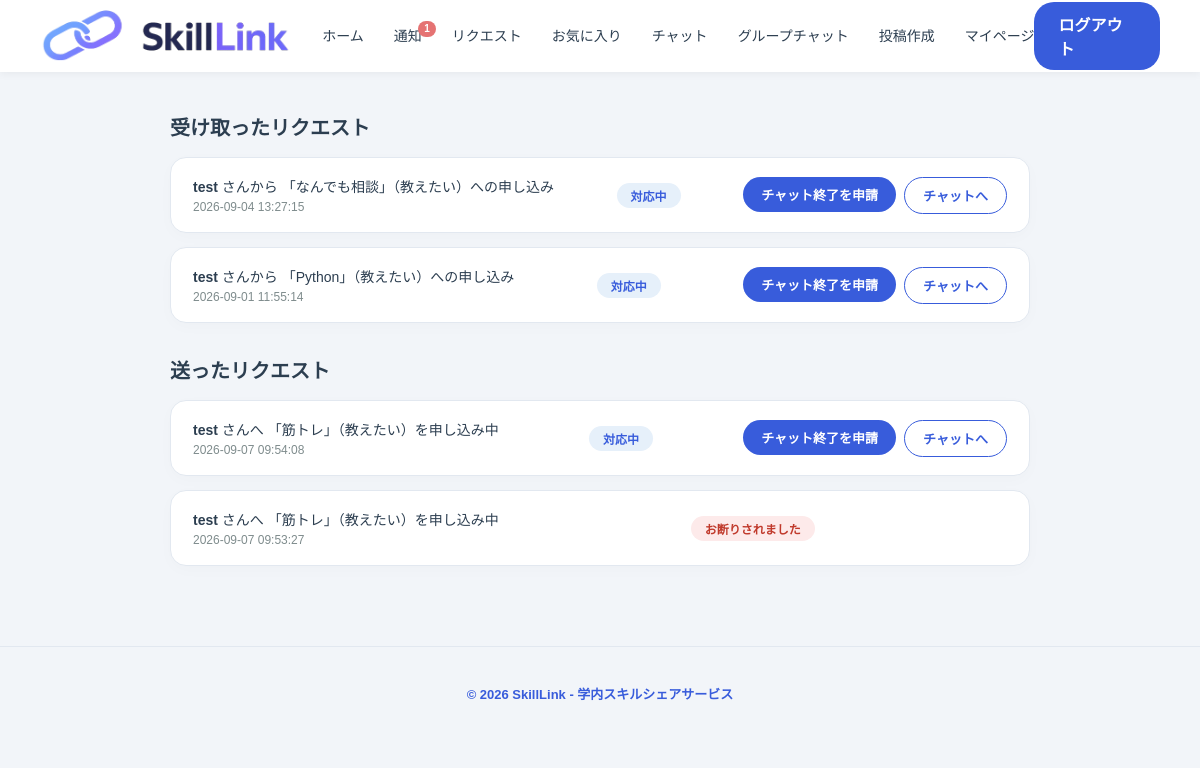
The app's page /requests (signed in), older data.
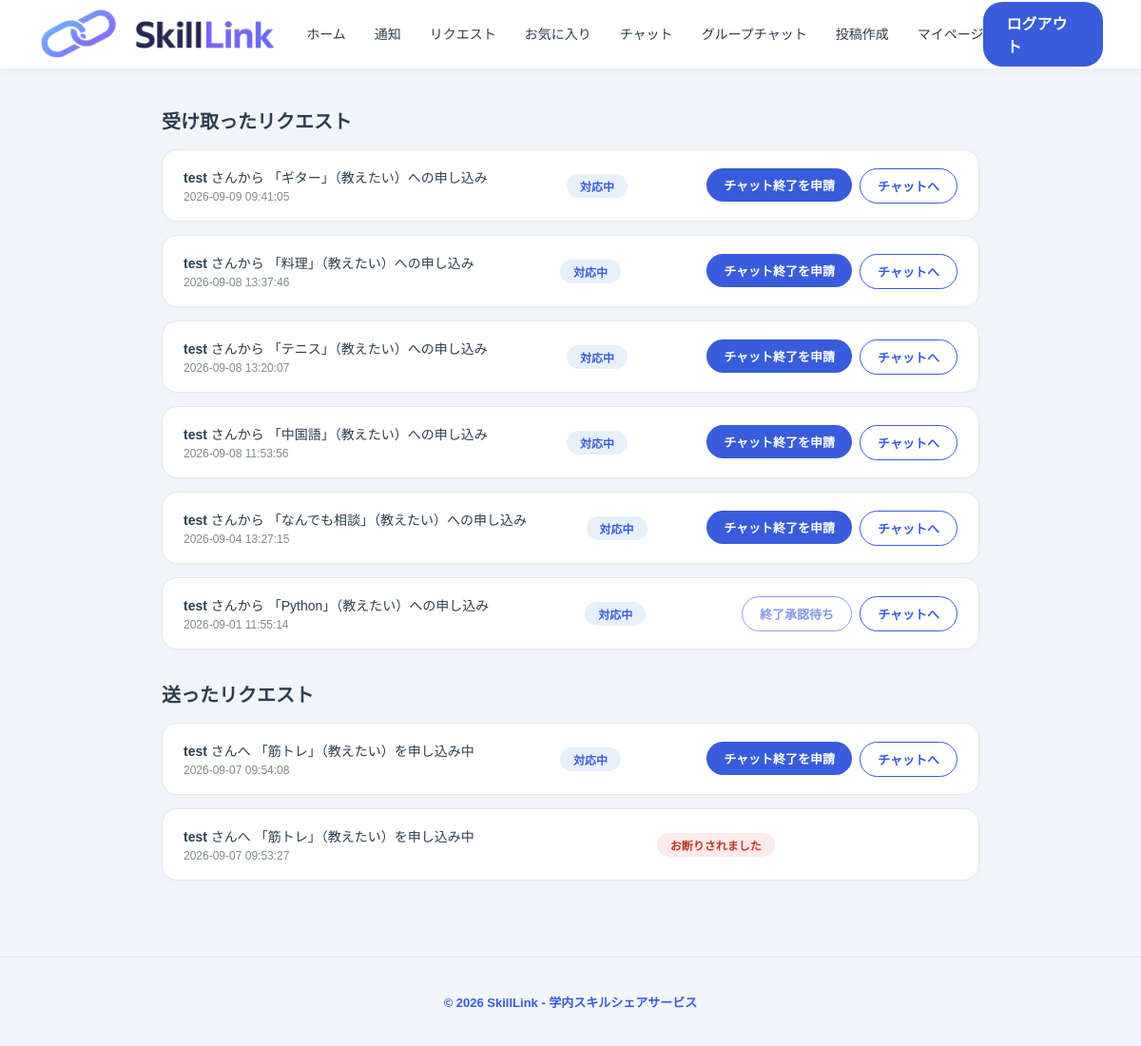
The same page, newer data.
### tables this page shows
CREATE TABLE requests (
            request_id   INTEGER PRIMARY KEY AUTOINCREMENT,
            post_id      INTEGER NOT NULL REFERENCES posts(post_id),
            requester_id INTEGER NOT NULL REFERENCES users(user_id),
            receiver_id  INTEGER NOT NULL REFERENCES users(user_id),
            room_id      TEXT REFERENCES rooms(room_id),
            status       TEXT NOT NULL DEFAULT 'pending',
            created_at   TEXT DEFAULT (datetime('now','localtime')),
            updated_at   TEXT DEFAULT (datetime('now','localtime'))
        , requester_completed INTEGER NOT NULL DEFAULT 0, receiver_completed INTEGER NOT NULL DEFAULT 0);

CREATE TABLE users (user_id INTEGER PRIMARY KEY AUTOINCREMENT,
        name TEXT NOT NULL UNIQUE, email TEXT NOT NULL UNIQUE, password TEXT NOT NULL, grade TEXT NOT NULL, department TEXT NOT NULL,
        introduction TEXT, icon_path TEXT);

CREATE TABLE skills (skill_id INTEGER PRIMARY KEY AUTOINCREMENT, skill_name TEXT NOT NULL, category_id INTEGER NOT NULL , FOREIGN KEY(category_id) REFERENCES categories(category_id), UNIQUE (skill_name, category_id));

CREATE TABLE posts (post_id INTEGER PRIMARY KEY AUTOINCREMENT, user_id INTEGER NOT NULL, skill_id INTEGER NOT NULL, post_type TEXT NOT NULL,
        post_text TEXT NOT NULL, post_date TIMESTAMP DEFAULT CURRENT_TIMESTAMP, category_id INTEGER NOT NULL, image_path TEXT,
        FOREIGN KEY(user_id) REFERENCES users(user_id),  FOREIGN KEY(skill_id) REFERENCES skills(skill_id), FOREIGN KEY(category_id) REFERENCES categories(category_id));

### routes/requests.py (the view, shortened to what this page needs)
@requests_bp.route('/requests', methods=['GET'])
def list_requests():
    user_id = session.get('user_id')
    if not user_id:
        return redirect('/login')
    db = get_db()
    sent = db.execute("""
        SELECT r.request_id, r.status, r.room_id, r.created_at,
               r.requester_completed, r.receiver_completed,
               u.name AS partner_name, s.skill_name, p.post_type
        FROM requests r
        JOIN posts p ON r.post_id = p.post_id
        JOIN skills s ON p.skill_id = s.skill_id
        JOIN users u ON r.receiver_id = u.user_id
        WHERE r.requester_id = ?
        ORDER BY r.created_at DESC
    """, (user_id,)).fetchall()
    received = db.execute("""
        SELECT r.request_id, r.status, r.room_id, r.created_at,
               r.requester_completed, r.receiver_completed,
               u.name AS partner_name, s.skill_name, p.post_type
        FROM requests r
        JOIN posts p ON r.post_id = p.post_id
        JOIN skills s ON p.skill_id = s.skill_id
        JOIN users u ON r.requester_id = u.user_id
        WHERE r.receiver_id = ?
        ORDER BY r.created_at DESC
    """, (user_id,)).fetchall()
    return render_template('request_list.html', sent=sent, received=received)

### app.py (called while the page is built)
@app.after_request
def add_header(response):
    response.headers['Cache-Control'] = (
        'no-store, no-cache, must-revalidate, post-check=0, pre-check=0,'
        ' max-age=0'
    )
    response.headers['Pragma'] = 'no-cache'
    response.headers['Expires'] = '0'
    return response

@app.context_processor
def inject_unread_notifications():
    if 'user_id' in session:
        db = get_db()
        count = db.execute(
            'SELECT COUNT(*) FROM notifications WHERE user_id = ? AND is_read'
            ' = 0',
            (session['user_id'],),
        ).fetchone()[0]
        return {'unread_notifications': count}
    return {'unread_notifications': 0}

### routes/auth.py (called while the page is built)
def connect_db():
    rv = sqlite3.connect(DATABASE, timeout=20.0)
    rv.row_factory = sqlite3.Row
    return rv

def get_db():
    if not hasattr(g, 'sqlite_db'):
        g.sqlite_db = connect_db()
    return g.sqlite_db

### templates/request_list.html (shortened to what the changed rows need)
<!DOCTYPE html>
<html lang="ja">
<head>
<link rel="stylesheet" href="{{ url_for('static', filename='css/variables.css') }}">
<link rel="stylesheet" href="{{ url_for('static', filename='css/header.css') }}">
<link rel="stylesheet" href="{{ url_for('static', filename='css/footer.css') }}">
<link rel="stylesheet" href="{{ url_for('static', filename='css/request_list.css') }}">
</head>
<body>
    {% include 'header.html' %}
    <div class="container">
        <h2>受け取ったリクエスト</h2>
        {% if received %}
            <div class="request-list">
                {% for req in received %}
                    <div class="request-card">
                        <div class="request-info">
                            <p class="request-title">
                                <strong>{{ req.partner_name }}</strong> さんから
                                「{{ req.skill_name }}」（{{ req.post_type }}）への申し込み
                            </p>
                            <p class="request-meta">{{ req.created_at }}</p>
                        </div>
                        <div class="request-status">
                            {% if req.status == 'pending' %}
                                <span class="badge badge-pending">申し込み中</span>
                            {% elif req.status == 'accepted' %}
                                <span class="badge badge-accepted">対応中</span>
                            {% elif req.status == 'completed' %}
                                <span class="badge badge-completed">評価待ち</span>
                            {% elif req.status == 'completed' %}
                                <span class="badge badge-completed">セッション完了</span>
                            {% elif req.status == 'reviewed' %}
                                <span class="badge badge-reviewed">評価済み</span>
                            {% elif req.status == 'declined' %}
                                <span class="badge badge-declined">お断り</span>
                            {% endif %}
                        </div>
                        <div class="request-actions">
                            {% if req.status == 'pending' %}
                                <form action="{{ url_for('requests_bp.accept_request', request_id=req.request_id) }}" method="POST">
                                    <button type="submit" class="btn">承認</button>
                                </form>
                                <form action="{{ url_for('requests_bp.decline_request', request_id=req.request_id) }}" method="POST">
                                    <button type="submit" class="btn btn-outline">拒否</button>
                                </form>
                            {% elif req.status == 'accepted' %}
                                {% if req.receiver_completed %}
                                    <span class="btn btn-outline" style="pointer-events:none; opacity:0.6;">終了承認待ち</span>
                                {% else %}
                                    <form action="{{ url_for('requests_bp.complete_request', request_id=req.request_id) }}" method="POST">
                                        <button type="submit" class="btn">チャット終了を申請</button>
                                    </form>
                                {% endif %}
                            {% endif %}
                            {% if req.room_id and req.status in ['accepted', 'completed', 'reviewed'] %}
                                <a href="{{ url_for('chat.chat_room', room_id=req.room_id) }}" class="btn btn-outline">チャットへ</a>
                            {% endif %}
                        </div>
                    </div>
                {% endfor %}
            </div>
        {% else %}
            <p class="empty-state">受け取ったリクエストはまだありません。</p>
        {% endif %}
        <h2>送ったリクエスト</h2>
        {% if sent %}
            <div class="request-list">
                {% for req in sent %}
                    <div class="request-card">
                        <div class="request-info">
                            <p class="request-title">
                                <strong>{{ req.partner_name }}</strong> さんへ
                                「{{ req.skill_name }}」（{{ req.post_type }}）を申し込み中
                            </p>
                            <p class="request-meta">{{ req.created_at }}</p>
                        </div>
                        <div class="request-status">
                            {% if req.status == 'pending' %}
                                <span class="badge badge-pending">承認待ち</span>
                            {% elif req.status == 'accepted' %}
                                <span class="badge badge-accepted">対応中</span>
                            {% elif req.status == 'completed' %}
                                <span class="badge badge-completed">評価待ち</span>
                            {% elif req.status == 'reviewed' %}
                                <span class="badge badge-reviewed">評価済み</span>
                            {% elif req.status == 'declined' %}
                                <span class="badge badge-declined">お断りされました</span>
                            {% endif %}
                        </div>
                        <div class="request-actions">
                            {% if req.status == 'accepted' %}
                            {% if req.requester_completed %}
                                <span class="btn btn-outline" style="pointer-events:none; opacity:0.6;">終了承認待ち</span>
                            {% elif req.receiver_completed %}
                                <form action="{{ url_for('requests_bp.complete_request', request_id=req.request_id) }}" method="POST">
                                    <button type="submit" class="btn">チャット終了を承認</button>
                                </form>
                            {% else %}
                                <form action="{{ url_for('requests_bp.complete_request', request_id=req.request_id) }}" method="POST">
                                    <button type="submit" class="btn">チャット終了を申請</button>
                                </form>
                            {% endif %}
                        {% elif req.status == 'completed' %}
                            <a href="{{ url_for('reviews_bp.new_review', request_id=req.request_id) }}" class="btn">評価する</a>
                        {% endif %}
                        {% if req.room_id and req.status in ['accepted', 'completed', 'reviewed'] %}
                            <a href="{{ url_for('chat.chat_room', room_id=req.room_id) }}" class="btn btn-outline">チャットへ</a>
                        {% endif %}
                        </div>
                    </div>
                {% endfor %}
            </div>
        {% else %}
            <p class="empty-state">送ったリクエストはまだありません。</p>
        {% endif %}
    </div>
</body>
</html>

Row changes from the older to the newer data that the page shows:
added requests: partner_name "test", skill_name "ギター", post_type "教えたい", created_at "2026-09-09 09:41:05", status "対応中", shown under "受け取ったリクエスト"
added requests: partner_name "test", skill_name "料理", post_type "教えたい", created_at "2026-09-08 13:37:46", status "対応中", shown under "受け取ったリクエスト"
added requests: partner_name "test", skill_name "テニス", post_type "教えたい", created_at "2026-09-08 13:20:07", status "対応中", shown under "受け取ったリクエスト"
added requests: partner_name "test", skill_name "中国語", post_type "教えたい", created_at "2026-09-08 11:53:56", status "対応中", shown under "受け取ったリクエスト"
changed requests "Python": receiver_completed "チャット終了を申請" → "終了承認待ち"
Text that changed along with them:
{{ unread_notifications }}: "1" → (not shown)
